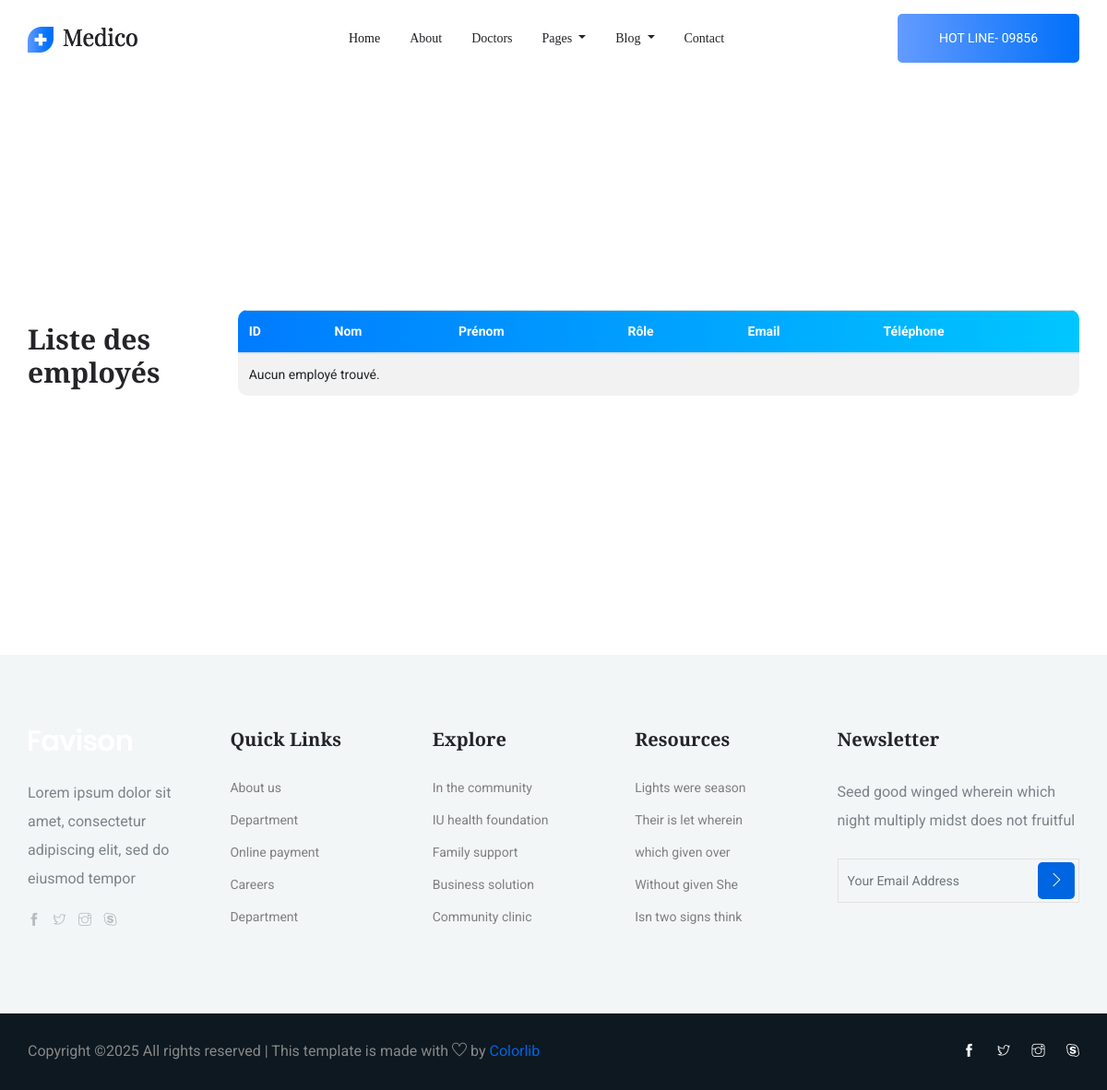
The app's page /employes/liste/, older data.
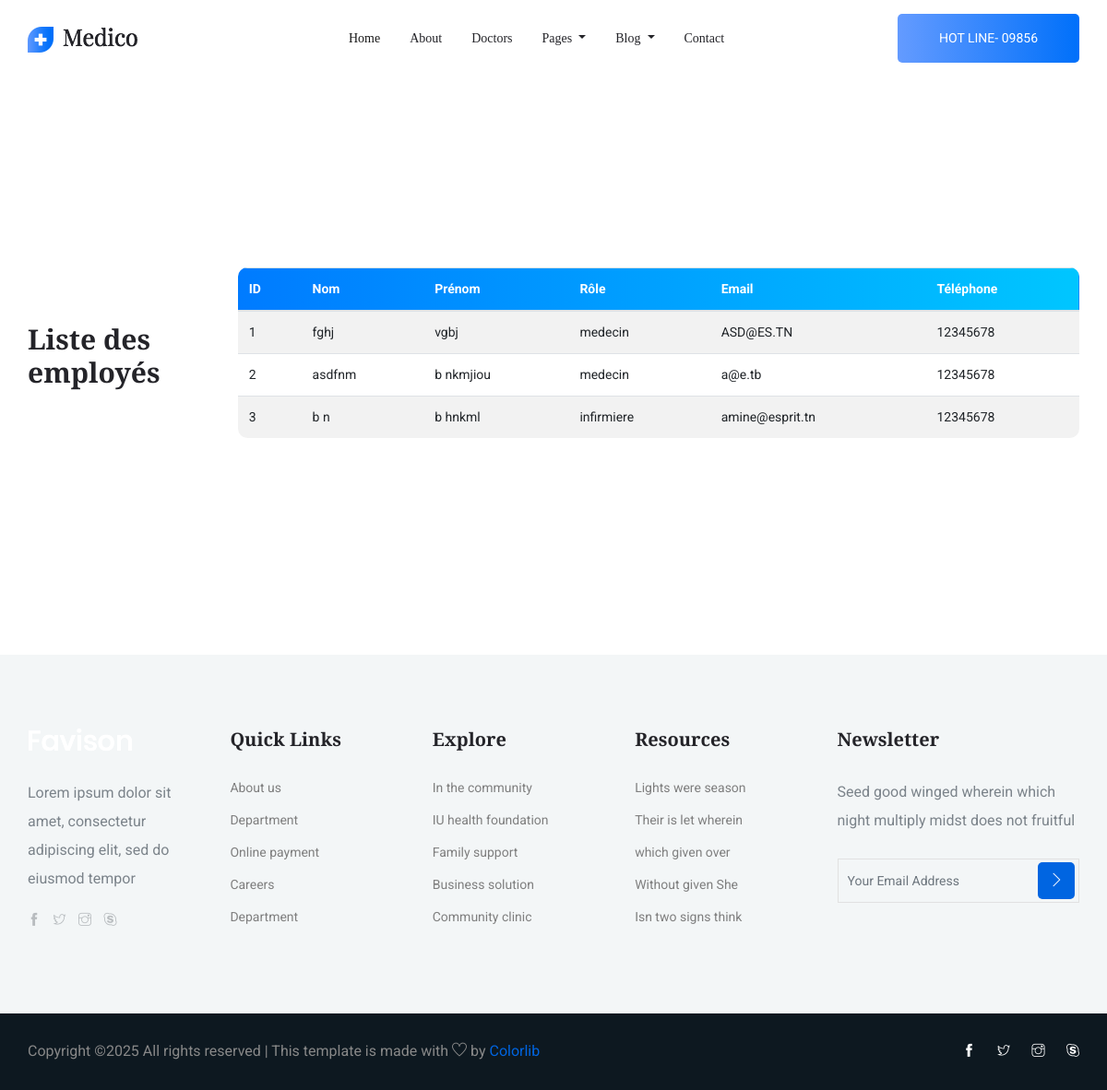
The same page, newer data.
### EmployeApp/models.py (models this page shows, shortened)
class Employe(models.Model):
    ROLE_CHOICES = [
        ('medecin', 'Médecin'),
        ('infirmiere', 'Infirmière'),
        ('administrateur', 'Administrateur'),
    ]
    id = models.AutoField(primary_key=True)
    nom = models.CharField(max_length=100)
    prenom = models.CharField(max_length=100)
    role = models.CharField(max_length=20, choices=ROLE_CHOICES)
    login = models.CharField(max_length=50, unique=True)
    mot_de_passe = models.CharField(max_length=128)  # tu peux hasher avec make_password
    email = models.EmailField(unique=True)
    telephone = models.CharField(max_length=20)
    date_embauche = models.DateField()
    service = models.CharField(max_length=100)
    notification_enabled = models.BooleanField(default=True)
    notification_interval_hours = models.PositiveIntegerField(default=24)

### EmployeApp/views.py (the view)
# urls.py: path('liste/', views.liste_employes, name='liste_employes'),
def liste_employes(request):
    employes = Employe.objects.all()
    return render(request, 'Employe/liste_employes.html', {'employes': employes})

### templates/Employe/liste_employes.html (shortened to what this page needs)
{% extends 'base.html' %}
{% block content %}
<h2>Liste des employés</h2>
<table class="table table-striped">
    <thead>
        <tr>
            <th>ID</th>
            <th>Nom</th>
            <th>Prénom</th>
            <th>Rôle</th>
            <th>Email</th>
            <th>Téléphone</th>
        </tr>
    </thead>
    <tbody>
        {% for emp in employes %}
        <tr>
            <td>{{ emp.id }}</td>
            <td>{{ emp.nom }}</td>
            <td>{{ emp.prenom }}</td>
            <td>{{ emp.role }}</td>
            <td>{{ emp.email }}</td>
            <td>{{ emp.telephone }}</td>
        </tr>
        {% empty %}
        <tr><td colspan="6">Aucun employé trouvé.</td></tr>
        {% endfor %}
    </tbody>
</table>
{% endblock %}

Row changes from the older to the newer data that the page shows:
added Employe: id "1", nom "fghj", prenom "vgbj", role "medecin", email "ASD@ES.TN", telephone "12345678"
added Employe: id "2", nom "asdfnm", prenom "b nkmjiou", role "medecin", email "a@e.tb", telephone "12345678"
added Employe: id "3", nom "b n", prenom "b hnkml", role "infirmiere", email "amine@esprit.tn", telephone "12345678"
Text that changed along with them:
text no longer shown: "Aucun employé trouvé."
